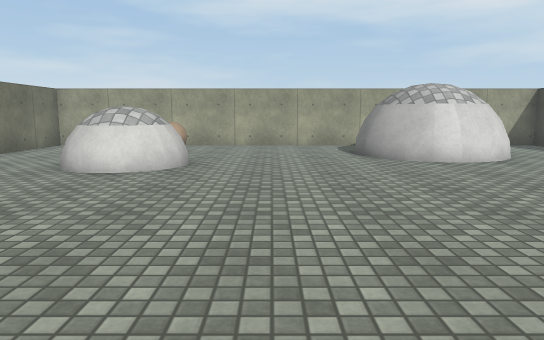
view 1 (above)

22 first-person views from a walk through a scene from a Unity 3-D project. The camera is 1.2 m above the floor, tilts 8° down and sees 70° across. The floor is counted in squares, 1 m on a side. Each view is taken from the middle of a square. On the plan, view 1 faces up. The plan holds only what a view shows up to about 15 squares ahead; the rest is blank. Surface patterns are stand-ins for the level's own textures.

view 2
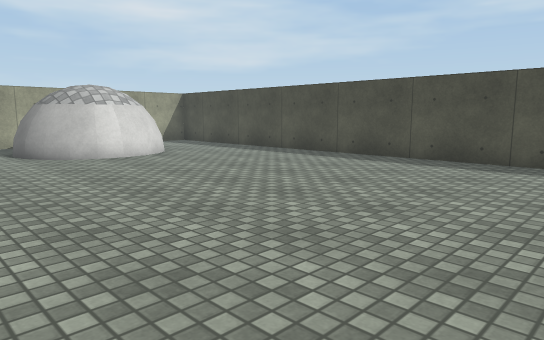

view 3
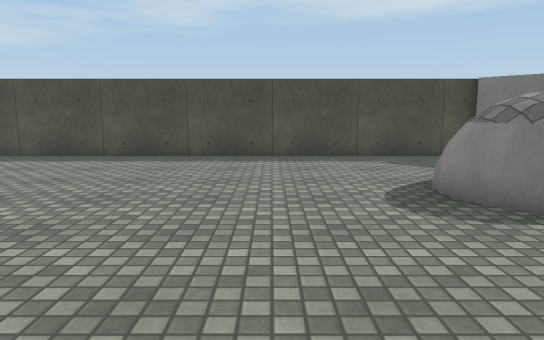

view 4
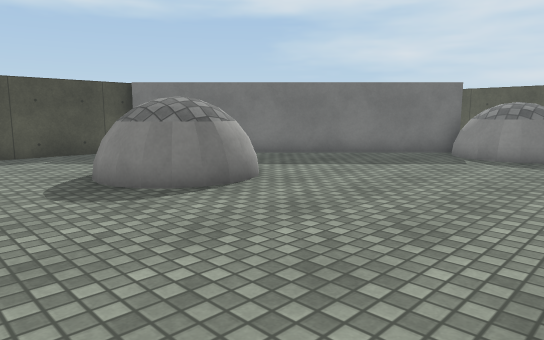

view 5
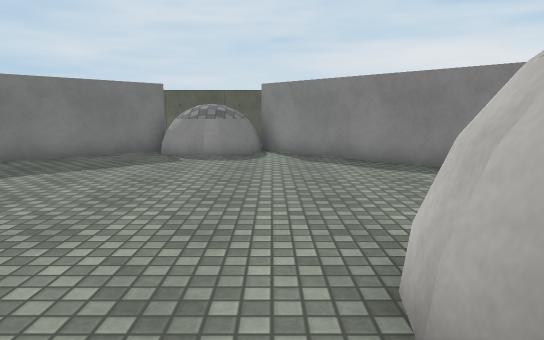

view 6
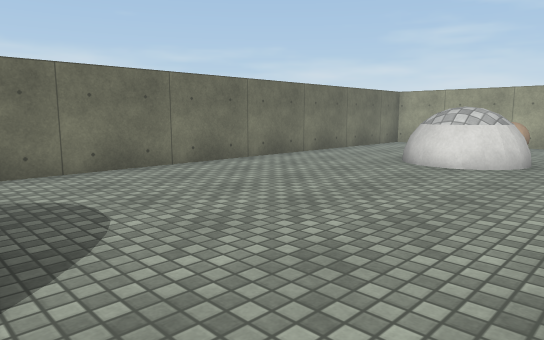

view 7
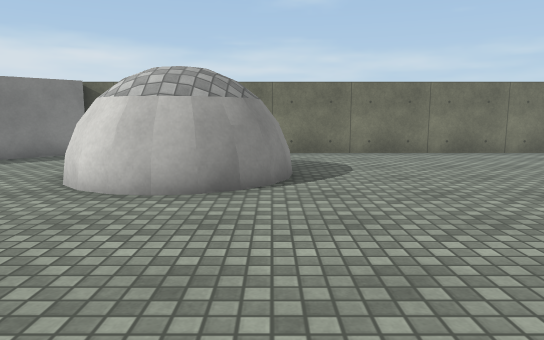

view 8
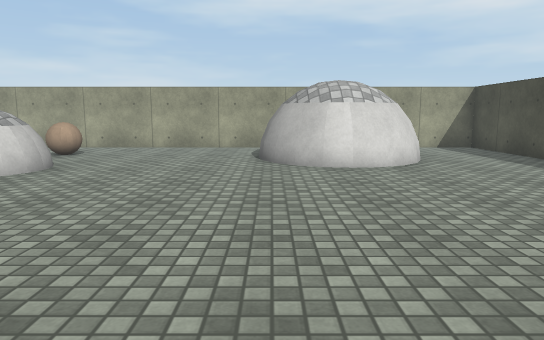

view 9
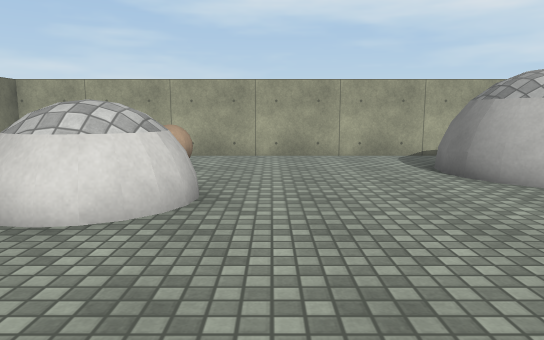

view 10
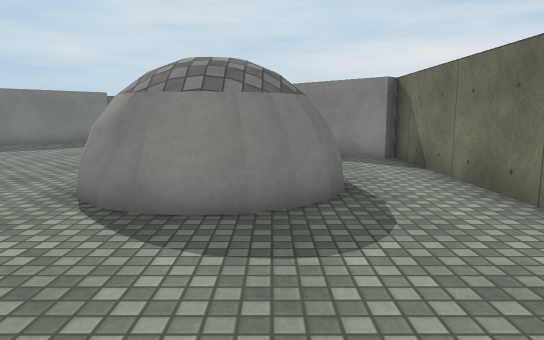

view 11
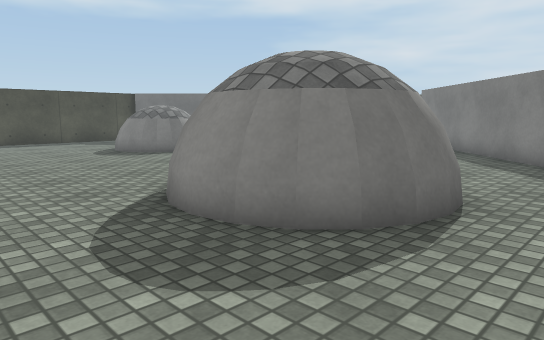

view 12
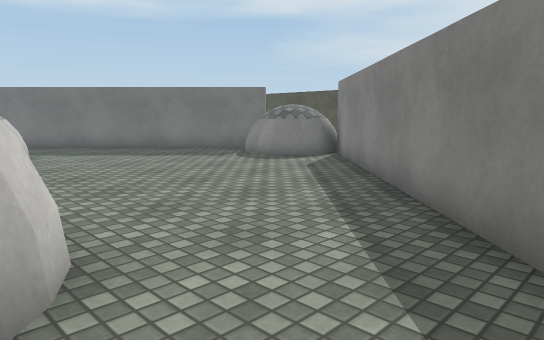

view 13
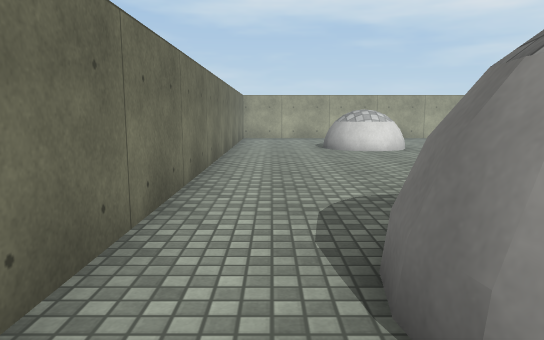

view 14
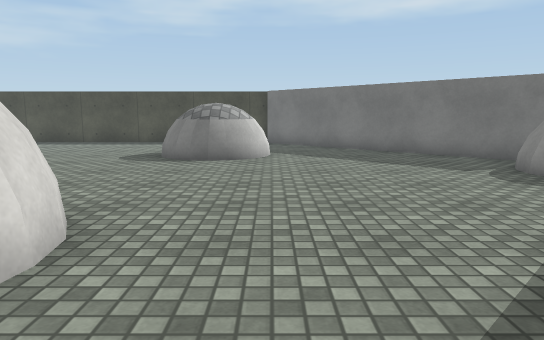

view 15
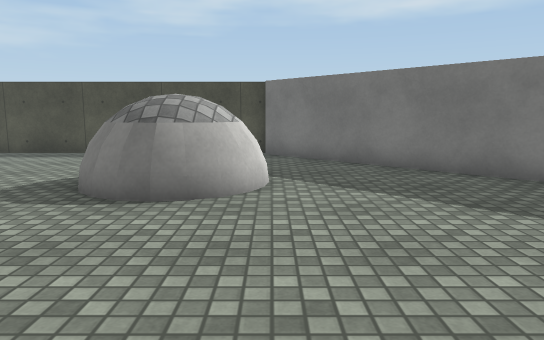

view 16
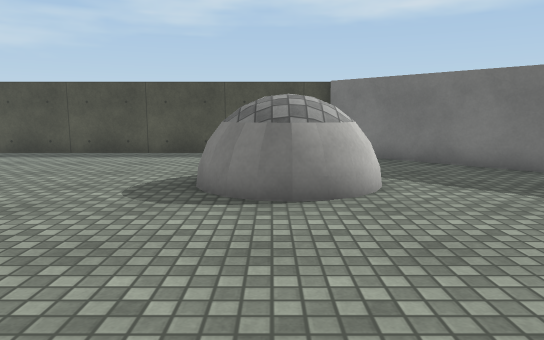

view 17
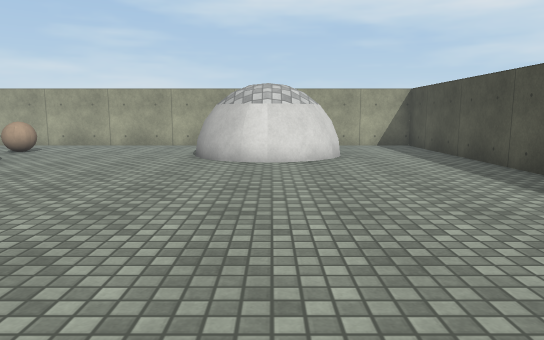

view 18
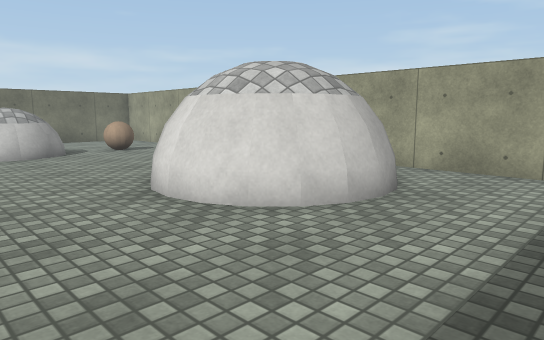

view 19
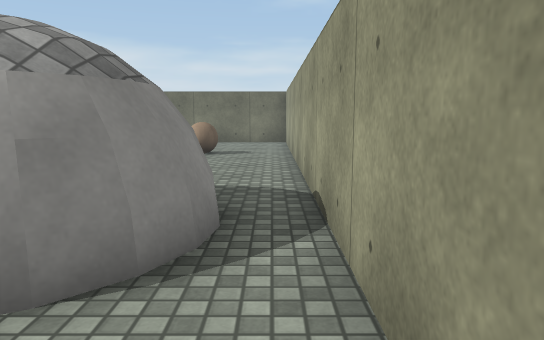

view 20
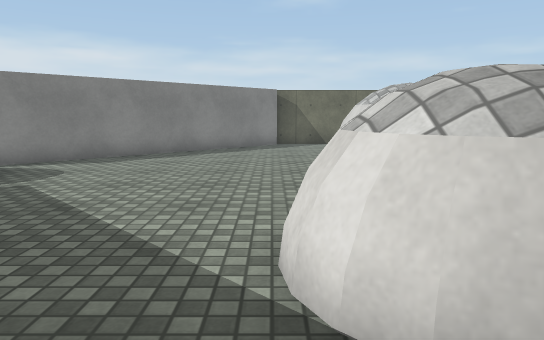

view 21
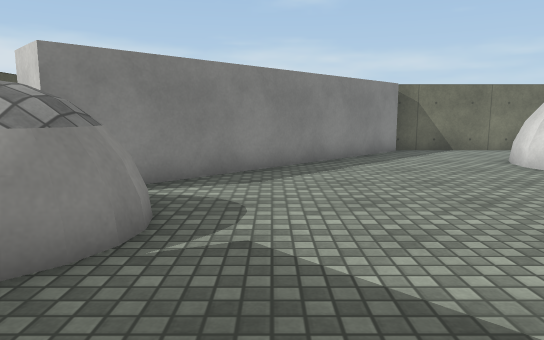

view 22
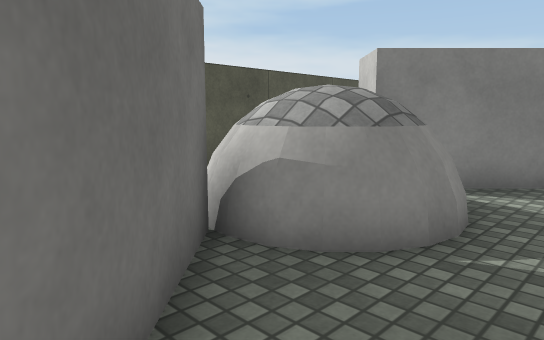

### Floor plan
Key: @ floor where view 1 was taken; # wall or solid block; . floor; = window, fence, low wall or low ledge; ^ raised ledge; B ball.
Columns run from 9 left of view 1 to 11 right of it. Each row starts with its distance up from view 1.
 16 #####################
 15 #. .................#
 14 #. ..........###....#
 13 #....BB.....## ##...#
 12 #.....B.....#  ##...#
 11 #....==.....#####...#
 10 #...= ^=.....###....#
  9 #...=^^=............#
  8 #....==.............#
  7 #...................#
  6 #...................#
  5 #...................#
  4 #...................#
  3 #...................#
  2 #...................#
  1 #...................#
  0 #........@..........#
 -1 #...###.............#
 -2 #..#####............#
 -3 #..## ##............#
 -4 #..#####.....===....#
 -5 #...###......^^^ ...#
 -6 #............=^=   .#
 -7 ##............=....##
 -8  ##...............##
 -9   ##.............##
-10    ##...........##
-11     ##.........##
-12      ##.......##
-13       ##.=^=.##
-14        ##^^^##
-15         #= =

Positions as (right, up) in squares from view 1, and headings:
1: (0, 0), facing up
2: (0, -1), facing up-right
3: (-1, -1), facing right
4: (-2, -1), facing down-right
5: (-1, -1), facing down
6: (0, -1), facing up-left
7: (4, -1), facing left
8: (3, 1), facing up
9: (-1, 4), facing up
10: (-5, 4), facing down
11: (-8, 2), facing down-right
12: (-8, -4), facing down-right
13: (-7, -5), facing up
14: (-7, -7), facing right
15: (-2, -7), facing right
16: (-2, -5), facing right
17: (5, 0), facing up
18: (10, 7), facing up-left
19: (9, 15), facing left
20: (8, -7), facing left
21: (5, -11), facing left
22: (5, -11), facing down-left
